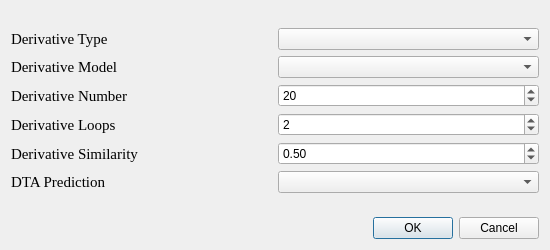
<?xml version="1.0" encoding="UTF-8"?>
<ui version="4.0">
 <class>Dialog</class>
 <widget class="QDialog" name="Dialog">
  <property name="geometry">
   <rect>
    <x>0</x>
    <y>0</y>
    <width>550</width>
    <height>250</height>
   </rect>
  </property>
  <property name="minimumSize">
   <size>
    <width>550</width>
    <height>250</height>
   </size>
  </property>
  <property name="maximumSize">
   <size>
    <width>550</width>
    <height>250</height>
   </size>
  </property>
  <property name="windowTitle">
   <string>Dialog</string>
  </property>
  <layout class="QGridLayout" name="gridLayout">
   <item row="3" column="0">
    <widget class="QLabel" name="label_5">
     <property name="font">
      <font>
       <family>Times New Roman</family>
       <pointsize>11</pointsize>
      </font>
     </property>
     <property name="text">
      <string>Derivative Number</string>
     </property>
    </widget>
   </item>
   <item row="0" column="0">
    <spacer name="verticalSpacer">
     <property name="orientation">
      <enum>Qt::Vertical</enum>
     </property>
     <property name="sizeHint" stdset="0">
      <size>
       <width>20</width>
       <height>59</height>
      </size>
     </property>
    </spacer>
   </item>
   <item row="1" column="0">
    <widget class="QLabel" name="label_2">
     <property name="font">
      <font>
       <family>Times New Roman</family>
       <pointsize>11</pointsize>
      </font>
     </property>
     <property name="text">
      <string>Derivative Type</string>
     </property>
    </widget>
   </item>
   <item row="4" column="0">
    <widget class="QLabel" name="label_3">
     <property name="font">
      <font>
       <family>Times New Roman</family>
       <pointsize>11</pointsize>
      </font>
     </property>
     <property name="text">
      <string>Derivative Loops</string>
     </property>
    </widget>
   </item>
   <item row="1" column="1">
    <widget class="QComboBox" name="comboBox_der_type"/>
   </item>
   <item row="6" column="1">
    <widget class="QComboBox" name="comboBox_dta_model"/>
   </item>
   <item row="8" column="0">
    <spacer name="verticalSpacer_2">
     <property name="orientation">
      <enum>Qt::Vertical</enum>
     </property>
     <property name="sizeHint" stdset="0">
      <size>
       <width>20</width>
       <height>59</height>
      </size>
     </property>
    </spacer>
   </item>
   <item row="2" column="1">
    <widget class="QComboBox" name="comboBox_der_model"/>
   </item>
   <item row="9" column="0" colspan="2">
    <widget class="QDialogButtonBox" name="buttonBox">
     <property name="orientation">
      <enum>Qt::Horizontal</enum>
     </property>
     <property name="standardButtons">
      <set>QDialogButtonBox::Cancel|QDialogButtonBox::Ok</set>
     </property>
    </widget>
   </item>
   <item row="2" column="0">
    <widget class="QLabel" name="label">
     <property name="font">
      <font>
       <family>Times New Roman</family>
       <pointsize>11</pointsize>
      </font>
     </property>
     <property name="text">
      <string>Derivative Model</string>
     </property>
    </widget>
   </item>
   <item row="6" column="0">
    <widget class="QLabel" name="label_4">
     <property name="font">
      <font>
       <family>Times New Roman</family>
       <pointsize>11</pointsize>
      </font>
     </property>
     <property name="text">
      <string>DTA Prediction</string>
     </property>
    </widget>
   </item>
   <item row="5" column="0">
    <widget class="QLabel" name="label_6">
     <property name="font">
      <font>
       <family>Times New Roman</family>
       <pointsize>11</pointsize>
      </font>
     </property>
     <property name="text">
      <string>Derivative Similarity</string>
     </property>
    </widget>
   </item>
   <item row="3" column="1">
    <widget class="QSpinBox" name="spinBox_n_branch">
     <property name="value">
      <number>20</number>
     </property>
    </widget>
   </item>
   <item row="4" column="1">
    <widget class="QSpinBox" name="spinBox_n_loop">
     <property name="maximum">
      <number>3</number>
     </property>
     <property name="value">
      <number>2</number>
     </property>
    </widget>
   </item>
   <item row="5" column="1">
    <widget class="QDoubleSpinBox" name="doubleSpinBox_sim_filter">
     <property name="maximum">
      <double>1.000000000000000</double>
     </property>
     <property name="singleStep">
      <double>0.050000000000000</double>
     </property>
     <property name="value">
      <double>0.500000000000000</double>
     </property>
    </widget>
   </item>
  </layout>
 </widget>
 <resources/>
 <connections>
  <connection>
   <sender>buttonBox</sender>
   <signal>accepted()</signal>
   <receiver>Dialog</receiver>
   <slot>accept()</slot>
   <hints>
    <hint type="sourcelabel">
     <x>248</x>
     <y>254</y>
    </hint>
    <hint type="destinationlabel">
     <x>157</x>
     <y>274</y>
    </hint>
   </hints>
  </connection>
  <connection>
   <sender>buttonBox</sender>
   <signal>rejected()</signal>
   <receiver>Dialog</receiver>
   <slot>reject()</slot>
   <hints>
    <hint type="sourcelabel">
     <x>316</x>
     <y>260</y>
    </hint>
    <hint type="destinationlabel">
     <x>286</x>
     <y>274</y>
    </hint>
   </hints>
  </connection>
 </connections>
</ui>
